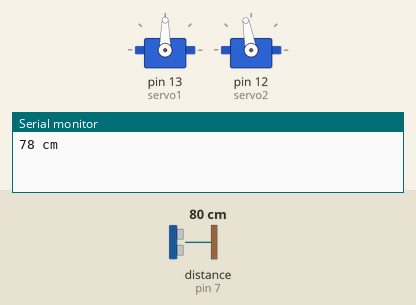
Recording of a sketch running on a simulated Arduino Uno, built with avr-gcc and run on an emulated ATmega328P. Parts: 2 × servo, the last lines printed to the serial monitor. Wiring (inferred from the names in the program): ultrasonic range finder: trigger pin 4; echo pin 7. The test bench sets the inputs (shaded band); at power-on: distance to the obstacle (sensor on pin 7) 80 cm. The echo pulse lasts 58.3 µs per cm.

Above: at 7.8 s.
7.9 s: distance to the obstacle (sensor on pin 7) set to 35 cm
15.7 s: distance to the obstacle (sensor on pin 7) set to 27 cm
At 16.4 s:
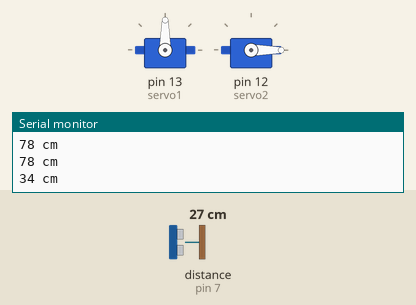
29.2 s: distance to the obstacle (sensor on pin 7) set to 60 cm
At 30.8 s:
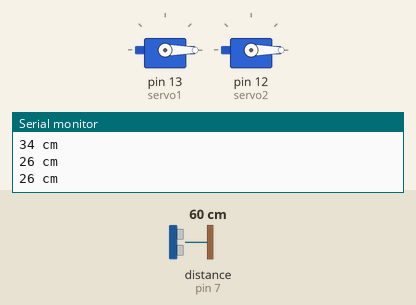
42.7 s: distance to the obstacle (sensor on pin 7) set to 2 cm
At 50.4 s:
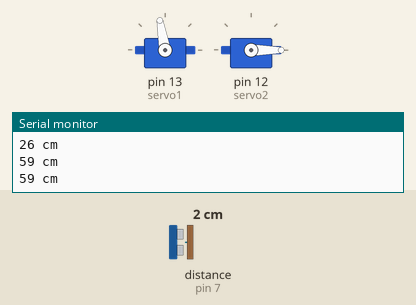
56.2 s: distance to the obstacle (sensor on pin 7) set to 120 cm
At 63.8 s:
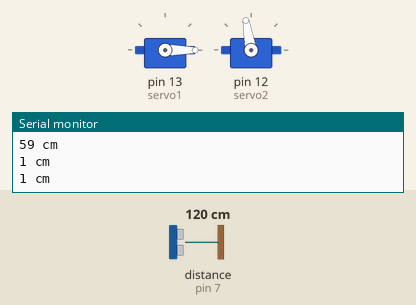
Timing chart, 0 to 66.5 s (numbered marks = the images above; inputs shaded):
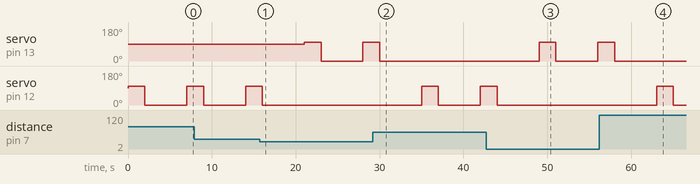

The sketch:

Sonner_Motor_Test.ino
```cpp
#include<Servo.h>
Servo servo1, servo2;
#define echoPin 7
#define trigerPin 4

long duration;
int distance;

void setup() {
  // put your setup code here, to run once:

  servo1.attach(13); servo2.attach(12);
  pinMode(trigerPin,OUTPUT);
  pinMode(echoPin,INPUT);
  Serial.begin(9600);
}

void loop() {
  // put your main code here, to run repeatedly:

  digitalWrite(trigerPin,LOW);
  delayMicroseconds(10);
  digitalWrite(trigerPin,HIGH);
  delayMicroseconds(10);
  digitalWrite(trigerPin,LOW);

  duration = pulseIn(echoPin,HIGH);

  distance = duration * 0.034 / 2;

  if(distance <=30){
    servo1.write(0); servo1.write(100); delay(2000); servo1.write(0);
  }
  else{
    servo2.write(0); servo2.write(100); delay(2000); servo2.write(0);
  }

  Serial.print(distance); Serial.println(" cm");

  delay(5000);
}
```

Measured:
- the behaviour switches between 32 and 31 cm on distance to the obstacle (sensor on pin 7) (found by bisection; images 0 and 1)
- after the input at 15.7 s, servo on pin 13 (servo1): 90° → 100° after 5.3 s, → 0° 2.0 s later, → 100° 5.0 s later; servo on pin 12 (servo2): goes on until 16.0 s, then stays 0°
- after the input at 29.2 s, servo on pin 13 (servo1): goes on until 30.0 s, then stays 0°; servo on pin 12 (servo2): 0° → 100° after 5.8 s, → 0° 2.0 s later, → 100° 5.0 s later
- after the input at 42.7 s, servo on pin 13 (servo1): 0° → 100° after 6.3 s, → 0° 2.0 s later, → 100° 5.0 s later; servo on pin 12 (servo2): goes on until 44.0 s, then stays 0°
- after the input at 56.2 s, servo on pin 13 (servo1): goes on until 58.0 s, then stays 0°; servo on pin 12 (servo2): 0° → 100° after 6.8 s, → 0° 2.0 s later
